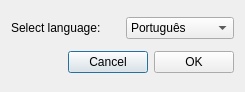
<?xml version="1.0" encoding="UTF-8"?>
<ui version="4.0">
 <class>ChangeLanguageDialog</class>
 <widget class="QDialog" name="ChangeLanguageDialog">
  <property name="geometry">
   <rect>
    <x>0</x>
    <y>0</y>
    <width>245</width>
    <height>92</height>
   </rect>
  </property>
  <property name="windowTitle">
   <string>Change language</string>
  </property>
  <layout class="QVBoxLayout" name="verticalLayout">
   <item>
    <layout class="QHBoxLayout" name="horizontalLayout">
     <item>
      <widget class="QLabel" name="label">
       <property name="text">
        <string>Select language:</string>
       </property>
      </widget>
     </item>
     <item>
      <widget class="QComboBox" name="ChangeLangComboBox">
        <item>
          <property name="text">
            <string>Português</string>
          </property>
        </item>
        <item>
        <property name="text">
         <string>English</string>
        </property>
       </item>
      </widget>
     </item>
    </layout>
   </item>
   <item>
    <layout class="QHBoxLayout" name="horizontalLayout_2">
     <item>
      <spacer name="horizontalSpacer">
       <property name="orientation">
        <enum>Qt::Horizontal</enum>
       </property>
       <property name="sizeHint" stdset="0">
        <size>
         <width>40</width>
         <height>20</height>
        </size>
       </property>
      </spacer>
     </item>
     <item>
      <widget class="QPushButton" name="m_cancelButton">
       <property name="text">
        <string>Cancel</string>
       </property>
      </widget>
     </item>
     <item>
      <widget class="QPushButton" name="m_okButton">
       <property name="text">
        <string>OK</string>
       </property>
      </widget>
     </item>
    </layout>
   </item>
  </layout>
 </widget>
 <resources/>
 <connections>
  <connection>
   <sender>m_okButton</sender>
   <signal>clicked()</signal>
   <receiver>ChangeLanguageDialog</receiver>
   <slot>accept()</slot>
   <hints>
    <hint type="sourcelabel">
     <x>500</x>
     <y>62</y>
    </hint>
    <hint type="destinationlabel">
     <x>276</x>
     <y>44</y>
    </hint>
   </hints>
  </connection>
  <connection>
   <sender>m_cancelButton</sender>
   <signal>clicked()</signal>
   <receiver>ChangeLanguageDialog</receiver>
   <slot>reject()</slot>
   <hints>
    <hint type="sourcelabel">
     <x>417</x>
     <y>62</y>
    </hint>
    <hint type="destinationlabel">
     <x>276</x>
     <y>44</y>
    </hint>
   </hints>
  </connection>
 </connections>
</ui>
